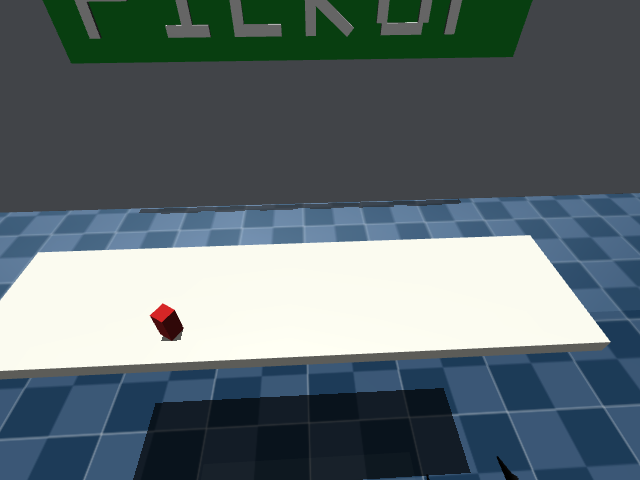
#> input picture data/cube_seg/images/val/val_head_0002.png, 640 x 480 px
$ python -i classical.py   (imports and definitions only)
#> lines starting #> are read from the running program, lines starting #| are printed output that depends on the picture; after the words box and inside, x2 and y2 are one past the last pixel; in counts of white or black regions, pixels touching at a corner belong together
"""Model-free OpenCV segmentation of a red object (for synthetic data and as a baseline).

HSV thresholds on both red hue bands, morphological open/close, then the largest
external contour filled. Independent of the FYP's red_cube_detector (which imports
rclpy); thresholds are arguments so the evaluation records what was used.
"""

import cv2
import numpy as np

DEFAULT_BANDS = (((0, 120, 60), (10, 255, 255)), ((170, 120, 60), (180, 255, 255)))


def red_mask(rgb, bands=DEFAULT_BANDS, kernel=3, min_area=20.0):
    """0/255 mask of the largest red region in an RGB uint8 image (empty if none >= min_area)."""
#> called with kernel = 3, min_area = 20
    if rgb.ndim != 3 or rgb.shape[2] != 3 or rgb.dtype != np.uint8:
        raise ValueError('red_mask expects an HxWx3 uint8 RGB image')
    hsv = cv2.cvtColor(rgb, cv2.COLOR_RGB2HSV)
#> hsv: shape (480, 640, 3); mean H, S, V 84.1, 75.3, 117.8
    raw = np.zeros(rgb.shape[:2], np.uint8)
    for low, high in bands:
        raw |= cv2.inRange(hsv, np.array(low, np.uint8), np.array(high, np.uint8))
#> this loop made 2 passes
#> pass 1, in red_mask, `raw |= cv2.inRange(hsv, np.array(low, np.uint8), np.array(high, np.uin..`:
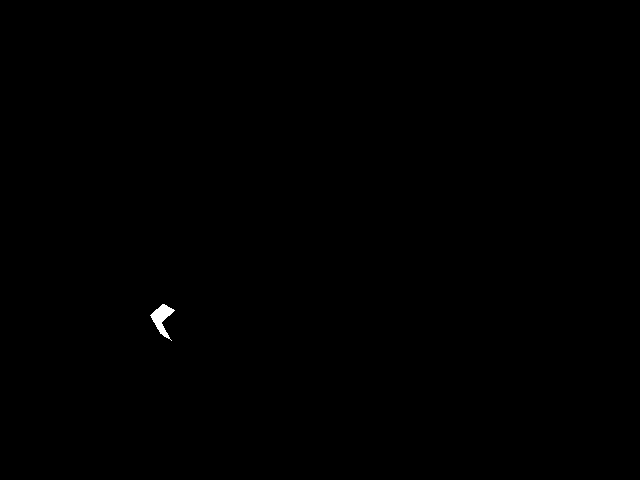
#> raw: shape (480, 640); 0.12% white; 1 white region, box (x1, y1, x2, y2) and area: (150, 304, 175, 341) 375
    element = cv2.getStructuringElement(cv2.MORPH_ELLIPSE, (kernel, kernel))
    cleaned = cv2.morphologyEx(cv2.morphologyEx(raw, cv2.MORPH_OPEN, element), cv2.MORPH_CLOSE, element)
#> cleaned: shape (480, 640); 0.12% white; 1 white region
    contours, _ = cv2.findContours(cleaned, cv2.RETR_EXTERNAL, cv2.CHAIN_APPROX_SIMPLE)
#> contours = 1 contour; box (x1, y1, x2, y2) and area: (150, 304, 175, 339) 331
    mask = np.zeros_like(cleaned)
    if contours:
        largest = max(contours, key=cv2.contourArea)
#> largest = contour of 50 points, box (x1, y1, x2, y2) (150, 304, 175, 339), area 331
        if cv2.contourArea(largest) >= min_area:
            cv2.drawContours(mask, [largest], -1, 255, cv2.FILLED)
    return mask

>>> import cv2
>>> picture = cv2.cvtColor(cv2.imread('../data/cube_seg/images/val/val_head_0002.png'), cv2.COLOR_BGR2RGB)
>>> result = red_mask(picture)
